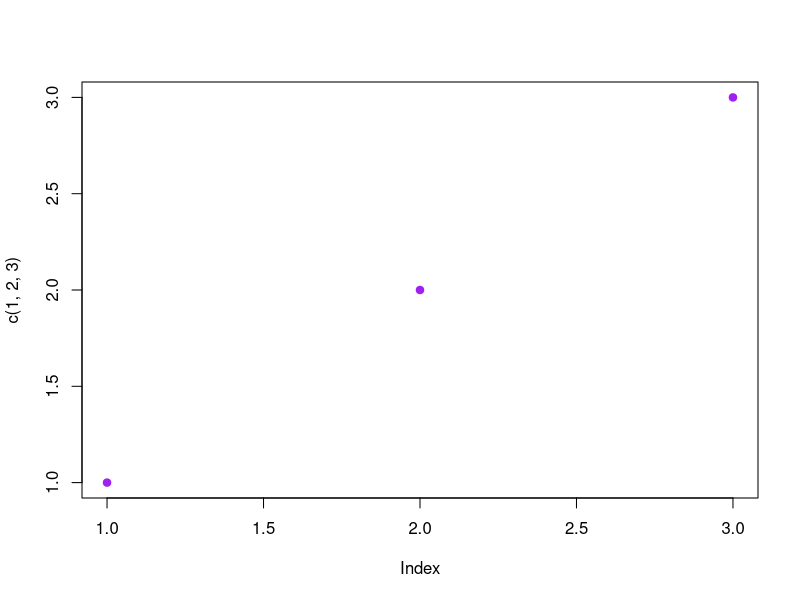

The R script that drew this image:
### @export "assign-variables"
x <- 6
y <- 7

### @export "multiply"
x * y

### @export "graph-name"
pdf("dexy--plot.pdf", width=6,height=4)


### @export "dummy"
plot(c(1,2,3), pch=19, col="purple")

### @export "graph"

### @export "close-graph"
dev.off()

